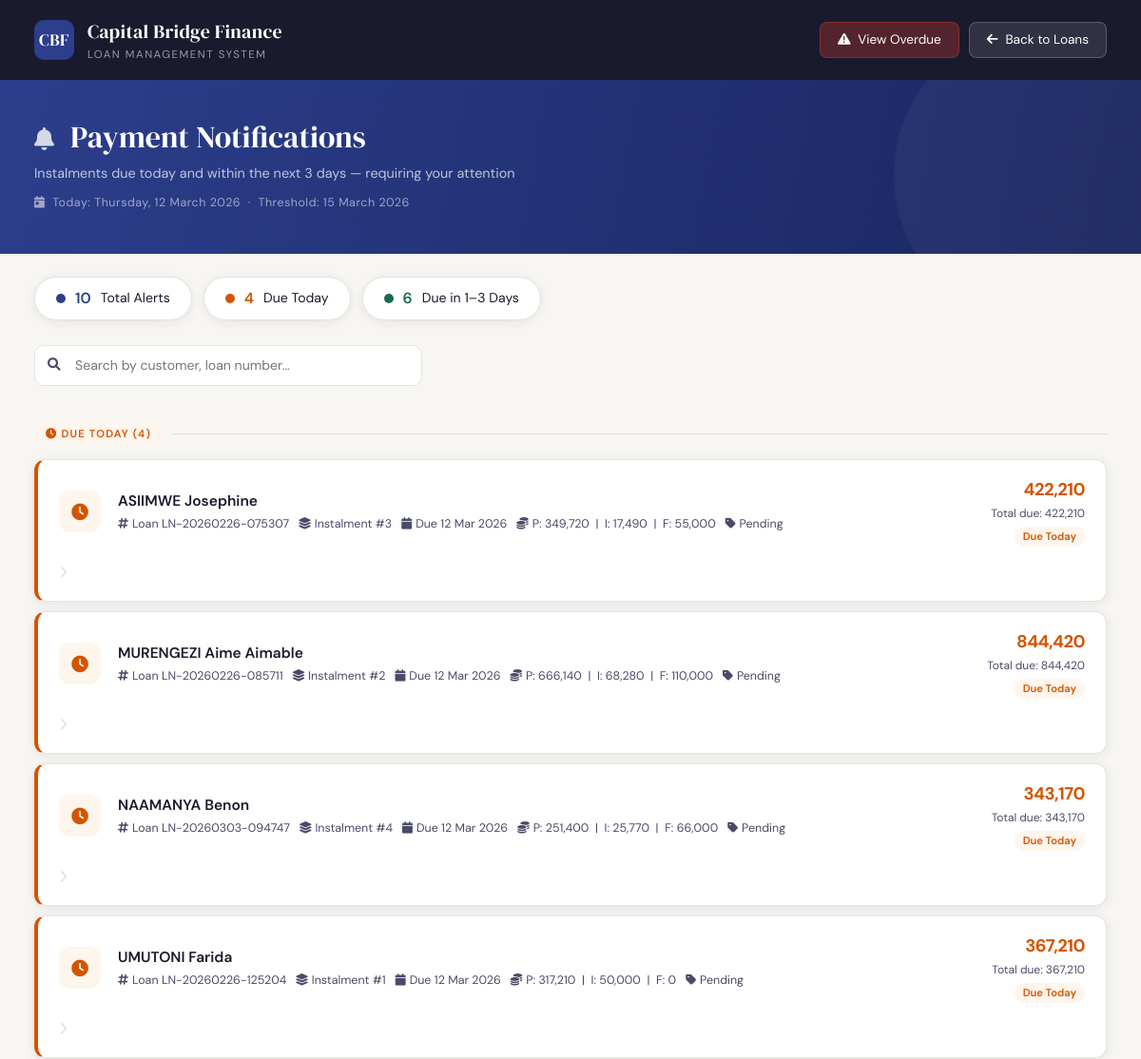
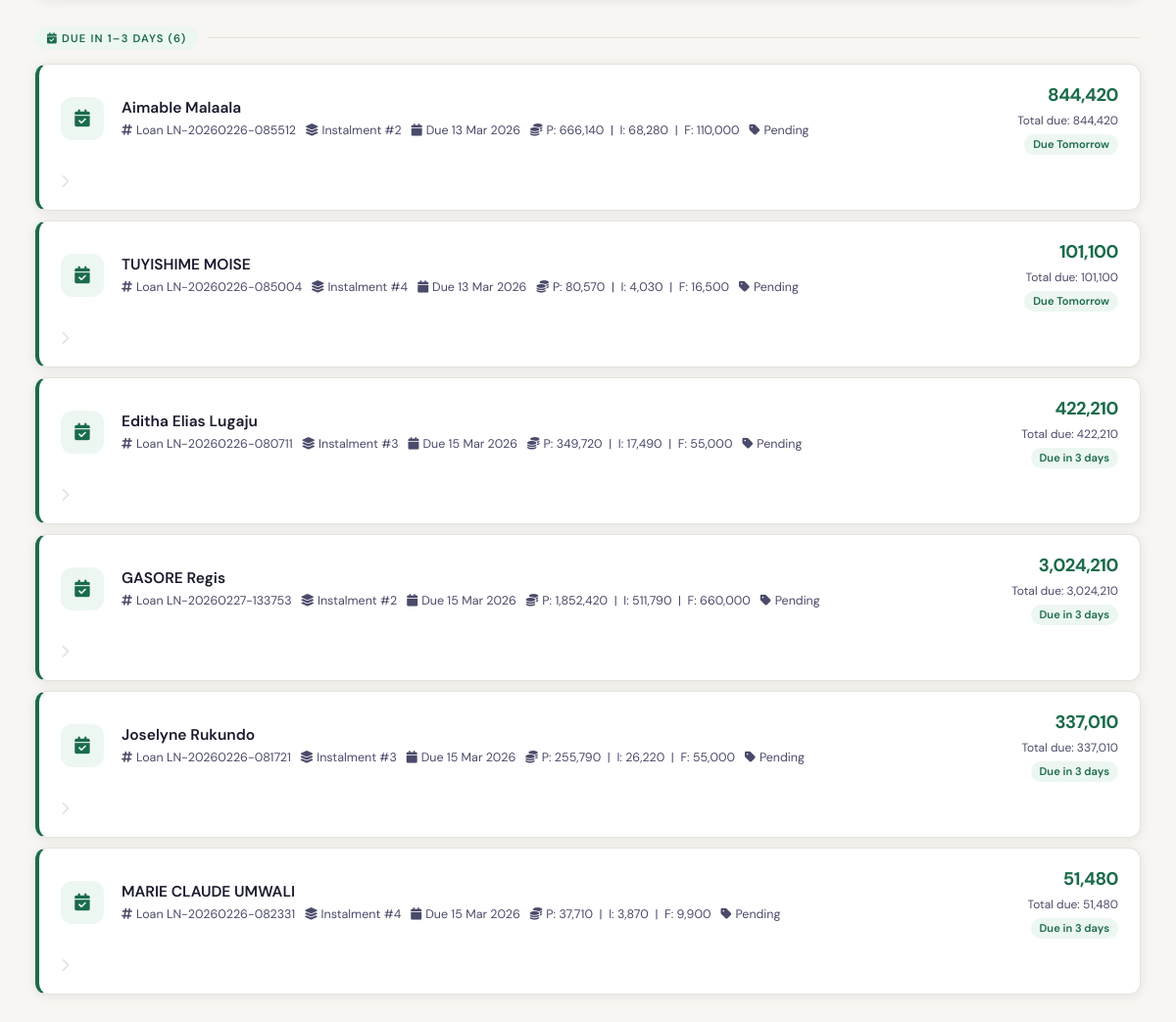
Screenshot of /app.cbfinance.rw/modules/notifications.php with the database file from the repository (2 pictures, top to bottom).
### tables this page shows
CREATE TABLE `loan_instalments` (
  `instalment_id` int(11) NOT NULL,
  `loan_id` int(11) NOT NULL,
  `loan_number` varchar(50) NOT NULL,
  `instalment_number` int(11) NOT NULL,
  `due_date` date NOT NULL,
  `payment_date` date DEFAULT NULL,
  `opening_balance` decimal(15,2) NOT NULL DEFAULT '0.00' COMMENT 'Principal balance at start of period',
  `closing_balance` decimal(15,2) NOT NULL DEFAULT '0.00' COMMENT 'Principal balance at end of period',
  `principal_amount` decimal(15,2) NOT NULL DEFAULT '0.00' COMMENT 'Principal portion of payment',
  `interest_amount` decimal(15,2) NOT NULL DEFAULT '0.00' COMMENT 'Interest portion of payment',
  `management_fee` decimal(15,2) NOT NULL DEFAULT '0.00' COMMENT 'Management fee for this instalment',
  `total_payment` decimal(15,2) NOT NULL DEFAULT '0.00' COMMENT 'Total payment required (principal + interest + mgmt fee)',
  `paid_amount` decimal(15,2) NOT NULL DEFAULT '0.00' COMMENT 'Amount actually paid',
  `principal_paid` decimal(15,2) NOT NULL DEFAULT '0.00',
  `interest_paid` decimal(15,2) NOT NULL DEFAULT '0.00',
  `management_fee_paid` decimal(15,2) NOT NULL DEFAULT '0.00',
  `balance_remaining` decimal(15,2) NOT NULL DEFAULT '0.00' COMMENT 'Unpaid portion of this instalment',
  `days_overdue` int(11) NOT NULL DEFAULT '0',
  `penalty_amount` decimal(15,2) NOT NULL DEFAULT '0.00',
  `penalty_paid` decimal(15,2) NOT NULL DEFAULT '0.00',
  `status` enum('Pending','Partially Paid','Fully Paid','Overdue') NOT NULL DEFAULT 'Pending',
  `created_by` int(11) NOT NULL,
  `created_at` timestamp NOT NULL DEFAULT CURRENT_TIMESTAMP,
  `updated_at` timestamp NOT NULL DEFAULT CURRENT_TIMESTAMP ON UPDATE CURRENT_TIMESTAMP,
  `overdue_ledger_recorded` tinyint(1) DEFAULT '0',
  `ninety_day_recorded` tinyint(1) DEFAULT '0',
  `monitoring_fee_net` decimal(15,2) DEFAULT '0.00',
  `monitoring_fee_vat` decimal(15,2) DEFAULT '0.00',
  `monitoring_fee_total` decimal(15,2) DEFAULT '0.00',
  `provision_calculated` tinyint(1) DEFAULT '0',
  `provision_amount` decimal(15,2) DEFAULT '0.00',
  `provision_date` date DEFAULT NULL,
  `suspension_recorded` tinyint(1) DEFAULT '0'
);

CREATE TABLE `customers` (
  `customer_id` int(11) NOT NULL,
  `customer_code` varchar(50) NOT NULL,
  `customer_name` varchar(255) NOT NULL,
  `birth_place` text,
  `id_number` varchar(50) NOT NULL,
  `account_number` varchar(50) DEFAULT NULL,
  `occupation` varchar(100) DEFAULT NULL,
  `gender` enum('Male','Female','Other') DEFAULT 'Male',
  `date_of_birth` date DEFAULT NULL,
  `phone` varchar(20) NOT NULL,
  `email` varchar(120) DEFAULT NULL,
  `organization` varchar(150) DEFAULT 'Capital Bridge Finance',
  `father_name` varchar(150) DEFAULT NULL,
  `mother_name` varchar(150) DEFAULT NULL,
  `marriage_type` enum('Single','Married','Divorced') DEFAULT 'Single',
  `spouse` varchar(150) DEFAULT NULL,
  `spouse_id` varchar(50) DEFAULT NULL,
  `spouse_occupation` varchar(100) DEFAULT NULL,
  `spouse_phone` varchar(20) DEFAULT NULL,
  `address` text,
  `location` text,
  `project` varchar(150) DEFAULT NULL,
  `project_location` varchar(150) DEFAULT NULL,
  `caution_location` varchar(150) DEFAULT NULL,
  `loan_type` varchar(50) DEFAULT NULL,
  `created_by` varchar(100) DEFAULT 'admin',
  `created_at` datetime DEFAULT CURRENT_TIMESTAMP,
  `updated_at` datetime DEFAULT CURRENT_TIMESTAMP ON UPDATE CURRENT_TIMESTAMP,
  `is_active` tinyint(1) DEFAULT '1',
  `status` varchar(50) DEFAULT 'Approved',
  `doc_id` varchar(255) DEFAULT NULL COMMENT 'National ID Path',
  `doc_contract` varchar(255) DEFAULT NULL COMMENT 'Work Contract Path',
  `doc_statement` varchar(255) DEFAULT NULL COMMENT 'Bank Statement Path',
  `doc_payslip` varchar(255) DEFAULT NULL COMMENT 'Payslip Path',
  `doc_marital` varchar(255) DEFAULT NULL COMMENT 'Marital Status Cert Path',
  `doc_rdb` varchar(255) DEFAULT NULL COMMENT 'RDB Certificate Path',
  `has_guarantor` enum('Yes','No') DEFAULT 'No',
  `guarantor_name` varchar(150) DEFAULT NULL,
  `guarantor_id` varchar(50) DEFAULT NULL,
  `guarantor_phone` varchar(20) DEFAULT NULL,
  `guarantor_occupation` varchar(100) DEFAULT NULL,
  `tin_number` varchar(20) DEFAULT NULL,
  `risk_rating` varchar(50) DEFAULT NULL,
  `current_balance` decimal(15,2) DEFAULT '0.00',
  `total_loans` decimal(15,2) DEFAULT '0.00',
  `total_paid` decimal(15,2) DEFAULT '0.00',
  `rejection_reason` text,
  `correction_fields` text,
  `admin_note` text,
  `client_resubmitted` tinyint(1) DEFAULT '0',
  `resubmitted_fields` text,
  `total_disbursed` decimal(15,2) NOT NULL DEFAULT '0.00',
  `total_outstanding` decimal(15,2) NOT NULL DEFAULT '0.00',
  `last_loan_date` date DEFAULT NULL,
  `record_date` datetime NOT NULL DEFAULT CURRENT_TIMESTAMP
);

CREATE TABLE `loan_portfolio` (
  `loan_id` int(11) NOT NULL,
  `customer_id` int(11) NOT NULL,
  `loan_number` varchar(50) NOT NULL,
  `loan_amount` decimal(15,2) NOT NULL DEFAULT '0.00' COMMENT 'Principal amount given to customer',
  `management_fee_rate` decimal(5,2) NOT NULL DEFAULT '5.50' COMMENT 'Management fee percentage (5.5%)',
  `management_fee_amount` decimal(15,2) NOT NULL DEFAULT '0.00' COMMENT 'Management fee (5.5% of loan amount)',
  `total_disbursed` decimal(15,2) NOT NULL DEFAULT '0.00' COMMENT 'Loan amount + Management fee',
  `interest_rate` decimal(5,2) NOT NULL COMMENT 'Monthly interest rate percentage',
  `number_of_instalments` int(11) NOT NULL,
  `disbursement_date` date NOT NULL,
  `maturity_date` date NOT NULL,
  `total_interest` decimal(15,2) NOT NULL DEFAULT '0.00' COMMENT 'Sum of all interest payments',
  `total_management_fees` decimal(15,2) NOT NULL DEFAULT '0.00' COMMENT 'Total management fees across all instalments',
  `total_payment` decimal(15,2) NOT NULL DEFAULT '0.00' COMMENT 'Total to be paid (principal + interest + mgmt fees)',
  `monthly_payment` decimal(15,2) NOT NULL DEFAULT '0.00' COMMENT 'Fixed monthly payment amount (after 1st instalment)',
  `principal_outstanding` decimal(15,2) NOT NULL DEFAULT '0.00' COMMENT 'Remaining principal balance',
  `interest_outstanding` decimal(15,2) NOT NULL DEFAULT '0.00' COMMENT 'Remaining interest to be paid',
  `total_outstanding` decimal(15,2) NOT NULL DEFAULT '0.00' COMMENT 'Total remaining balance',
  `total_paid` decimal(15,2) NOT NULL DEFAULT '0.00',
  `total_principal_paid` decimal(15,2) NOT NULL DEFAULT '0.00',
  `total_interest_paid` decimal(15,2) NOT NULL DEFAULT '0.00',
  `total_management_fees_paid` decimal(15,2) NOT NULL DEFAULT '0.00',
  `accrued_interest` decimal(15,2) NOT NULL DEFAULT '0.00',
  `accrued_days` int(11) NOT NULL DEFAULT '0',
  `accrued_management_fees` decimal(15,2) NOT NULL DEFAULT '0.00',
  `deferred_management_fees` decimal(15,2) NOT NULL DEFAULT '0.00',
  `days_overdue` int(11) NOT NULL DEFAULT '0',
  `penalties` decimal(15,2) NOT NULL DEFAULT '0.00',
  `cash_amount` decimal(15,2) NOT NULL DEFAULT '0.00',
  `bank_amount` decimal(15,2) NOT NULL DEFAULT '0.00',
  `collateral_type` varchar(50) DEFAULT NULL,
  `collateral_description` text,
  `collateral_value` decimal(15,2) DEFAULT '0.00',
  `collateral_net_value` decimal(15,2) DEFAULT '0.00',
  `provisional_rate` decimal(5,2) NOT NULL DEFAULT '1.00',
  `general_provision` decimal(15,2) NOT NULL DEFAULT '0.00',
  `net_book_value` decimal(15,2) NOT NULL DEFAULT '0.00',
  `loan_status` varchar(100) DEFAULT NULL,
  `created_by` int(11) NOT NULL,
  `created_at` timestamp NOT NULL DEFAULT CURRENT_TIMESTAMP,
  `updated_at` timestamp NOT NULL DEFAULT CURRENT_TIMESTAMP ON UPDATE CURRENT_TIMESTAMP,
  `last_provision_date` date DEFAULT NULL,
  `record_date` date DEFAULT NULL,
  `deduct_fee_from_disbursed` decimal(50,6) DEFAULT NULL,
  `is_topup` tinyint(1) NOT NULL DEFAULT '0',
  `topup_type` enum('increasing','decreasing') DEFAULT NULL
);

### app.cbfinance.rw/modules/notifications.php (the view, shortened to what this page needs)
<?php
$notifications  = [];
$today          = new DateTime();
$today->setTime(0, 0, 0);
$threshold_date = (clone $today)->modify('+3 days');
try {
    $conn = getConnection();
    $query = "
        SELECT
            li.instalment_id,
            li.loan_id,
            li.instalment_number,
            li.due_date,
            li.opening_balance,
            li.closing_balance,
            li.principal_amount,
            li.interest_amount,
            li.management_fee,
            li.total_payment,
            li.paid_amount,
            li.balance_remaining,
            li.status,
            li.days_overdue,
            lp.loan_number,
            lp.loan_status,
            c.customer_name,
            c.customer_code
        FROM loan_instalments li
        LEFT JOIN loan_portfolio lp ON li.loan_id = lp.loan_id
        LEFT JOIN customers c ON lp.customer_id = c.customer_id
        WHERE li.status NOT IN ('Fully Paid')
          AND li.due_date >= CURDATE()
          AND li.due_date <= ?
        ORDER BY li.due_date ASC, c.customer_name ASC
    ";
    $threshold_str = $threshold_date->format('Y-m-d');
    $stmt = $conn->prepare($query);
    $stmt->bind_param("s", $threshold_str);
    $stmt->execute();
    $result = $stmt->get_result();
    $notifications = $result->fetch_all(MYSQLI_ASSOC);
} catch (Exception $e) {
    $error_message = "Error: " . $e->getMessage();
    error_log("notifications.php error: " . $e->getMessage());
}
$due_today = [];
$due_soon  = [];
foreach ($notifications as $n) {
    $due = new DateTime($n['due_date']);
    $due->setTime(0, 0, 0);
    $diff = $today->diff($due);
    $days = (int)$diff->days;
    if ($days === 0) {
        $n['_days_diff'] = 0;
        $due_today[] = $n;
    } else {
        $n['_days_diff'] = $days;
        $due_soon[] = $n;
    }
}
$total_count = count($notifications);
?>
<!DOCTYPE html>
<html lang="en">
<head>
    <link href="https://cdn.jsdelivr.net/npm/bootstrap@5.1.3/dist/css/bootstrap.min.css" rel="stylesheet">
    <link rel="stylesheet" href="https://cdnjs.cloudflare.com/ajax/libs/font-awesome/6.0.0/css/all.min.css">
</head>
<body>
<div class="topbar">
    <div class="topbar-brand">
        <div class="logo-mark">CBF</div>
        <div>
            <div class="brand-name">Capital Bridge Finance</div>
            <div class="brand-sub">Loan Management System</div>
        </div>
    </div>
    <div class="topbar-actions">
        <a href="?page=overdue" class="btn-nav btn-overdue">
            <i class="fas fa-exclamation-triangle me-1"></i> View Overdue
        </a>
        <a href="index.php?page=loans" class="btn-nav">
            <i class="fas fa-arrow-left me-1"></i> Back to Loans
        </a>
    </div>
</div>
<div class="hero-strip">
    <div class="hero-title">
        <i class="fas fa-bell" style="font-size:1.5rem;opacity:.8;margin-right:10px;"></i>
        Payment Notifications
    </div>
    <p class="hero-sub">Instalments due today and within the next 3 days — requiring your attention</p>
    <p class="hero-date">
        <i class="fas fa-calendar-day me-1"></i>
        Today: <?php echo $today->format('l, d F Y'); ?>
        &nbsp;·&nbsp;
        Threshold: <?php echo $threshold_date->format('d F Y'); ?>
    </p>
</div>
<div class="stat-row">
    <div class="stat-pill pill-all">
        <div class="pill-dot"></div>
        <span class="pill-count"><?php echo $total_count; ?></span>
        <span>Total Alerts</span>
    </div>
    <div class="stat-pill pill-warn">
        <div class="pill-dot"></div>
        <span class="pill-count"><?php echo count($due_today); ?></span>
        <span>Due Today</span>
    </div>
    <div class="stat-pill pill-ok">
        <div class="pill-dot"></div>
        <span class="pill-count"><?php echo count($due_soon); ?></span>
        <span>Due in 1–3 Days</span>
    </div>
</div>
<div class="search-wrap">
    <div class="search-wrap-inner">
        <input type="text" class="search-input" id="searchInput"
               placeholder="Search by customer, loan number…" oninput="filterCards()">
    </div>
</div>
<div class="content-area">
    <?php
    function renderCard(array $n, string $cardClass, string $dayLabel): string {
        $balance   = number_format(floatval($n['balance_remaining']), 0);
        $total     = number_format(floatval($n['total_payment']), 0);
        $principal = number_format(floatval($n['principal_amount']), 0);
        $interest  = number_format(floatval($n['interest_amount']), 0);
        $fee       = number_format(floatval($n['management_fee']), 0);
        $dueDate   = date('d M Y', strtotime($n['due_date']));
        $status    = htmlspecialchars($n['status']);
        $customer  = htmlspecialchars($n['customer_name'] ?? 'N/A');
        $loanNum   = htmlspecialchars($n['loan_number'] ?? 'N/A');
        $loanId    = intval($n['loan_id']);
        $instNum   = intval($n['instalment_number']);
        $icons = [
            'card-warn' => 'fa-clock',
            'card-ok'   => 'fa-calendar-check',
        ];
        $ico = $icons[$cardClass] ?? 'fa-bell';
        return <<<HTML
        <a href="index.php?page=recordpayment&loan_id={$loanId}"
           class="notif-card {$cardClass} notif-searchable"
           title="Click to process payment — Loan ID: {$loanId}">
            <div class="notif-icon"><i class="fas {$ico}"></i></div>
            <div class="notif-body">
                <div class="notif-customer">{$customer}</div>
                <div class="notif-meta">
                    <span><i class="fas fa-hashtag"></i> Loan {$loanNum}</span>
                    <span><i class="fas fa-layer-group"></i> Instalment #{$instNum}</span>
                    <span><i class="fas fa-calendar"></i> Due {$dueDate}</span>
                    <span title="Principal / Interest / Fee">
                        <i class="fas fa-coins"></i> P: {$principal} &nbsp;|&nbsp; I: {$interest} &nbsp;|&nbsp; F: {$fee}
                    </span>
                    <span><i class="fas fa-tag"></i> {$status}</span>
                </div>
            </div>
            <div class="notif-amounts">
                <div class="notif-balance">{$balance}</div>
                <div class="notif-total">Total due: {$total}</div>
                <div class="notif-badge">{$dayLabel}</div>
            </div>
            <div class="chevron-ico"><i class="fas fa-chevron-right"></i></div>
        </a>
HTML;
    }
    ?>
    <?php if (!empty($due_today)): ?>
    <div class="section-label lbl-warn">
        <div class="label-pill">
            <i class="fas fa-clock me-1"></i>Due Today (<?php echo count($due_today); ?>)
        </div>
        <div class="label-line"></div>
    </div>
    <?php foreach ($due_today as $n):
        echo renderCard($n, 'card-warn', 'Due Today');
    endforeach; ?>
    <?php endif; ?>
    <?php if (!empty($due_soon)): ?>
    <div class="section-label lbl-ok">
        <div class="label-pill">
            <i class="fas fa-calendar-check me-1"></i>Due in 1–3 Days (<?php echo count($due_soon); ?>)
        </div>
        <div class="label-line"></div>
    </div>
    <?php foreach ($due_soon as $n):
        $diff  = $n['_days_diff'];
        $label = $diff === 1 ? 'Due Tomorrow' : 'Due in ' . $diff . ' days';
        echo renderCard($n, 'card-ok', $label);
    endforeach; ?>
    <?php endif; ?>
</div>
</body>
</html>

### rows the page displays
loan_instalments: customers.customer_name "ASIIMWE Josephine", loan.loan_number "LN-20260226-075307", instalment_number "3", due_date "12 Mar 2026", principal_amount "349,720", interest_amount "17,490", management_fee "55,000", status "Pending", balance_remaining "422,210", total_payment "422,210", dayLabel "Due Today"
loan_instalments: customers.customer_name "MURENGEZI Aime Aimable", loan.loan_number "LN-20260226-085711", instalment_number "2", due_date "12 Mar 2026", principal_amount "666,140", interest_amount "68,280", management_fee "110,000", status "Pending", balance_remaining "844,420", total_payment "844,420", dayLabel "Due Today"
loan_instalments: customers.customer_name "NAAMANYA Benon", loan.loan_number "LN-20260303-094747", instalment_number "4", due_date "12 Mar 2026", principal_amount "251,400", interest_amount "25,770", management_fee "66,000", status "Pending", balance_remaining "343,170", total_payment "343,170", dayLabel "Due Today"
loan_instalments: customers.customer_name "UMUTONI Farida", loan.loan_number "LN-20260226-125204", instalment_number "1", due_date "12 Mar 2026", principal_amount "317,210", interest_amount "50,000", management_fee "0", status "Pending", balance_remaining "367,210", total_payment "367,210", dayLabel "Due Today"
loan_instalments: customers.customer_name "Aimable Malaala", loan.loan_number "LN-20260226-085512", instalment_number "2", due_date "13 Mar 2026", principal_amount "666,140", interest_amount "68,280", management_fee "110,000", status "Pending", balance_remaining "844,420", total_payment "844,420", dayLabel "Due Tomorrow"
loan_instalments: customers.customer_name "TUYISHIME MOISE", loan.loan_number "LN-20260226-085004", instalment_number "4", due_date "13 Mar 2026", principal_amount "80,570", interest_amount "4,030", management_fee "16,500", status "Pending", balance_remaining "101,100", total_payment "101,100", dayLabel "Due Tomorrow"
loan_instalments: customers.customer_name "Editha Elias Lugaju", loan.loan_number "LN-20260226-080711", instalment_number "3", due_date "15 Mar 2026", principal_amount "349,720", interest_amount "17,490", management_fee "55,000", status "Pending", balance_remaining "422,210", total_payment "422,210", instalment_number "Due in 3 days"
loan_instalments: customers.customer_name "GASORE Regis", loan.loan_number "LN-20260227-133753", instalment_number "2", due_date "15 Mar 2026", principal_amount "1,852,420", interest_amount "511,790", management_fee "660,000", status "Pending", balance_remaining "3,024,210", total_payment "3,024,210", dayLabel "Due in 3 days"
loan_instalments: customers.customer_name "Joselyne Rukundo", loan.loan_number "LN-20260226-081721", instalment_number "3", due_date "15 Mar 2026", principal_amount "255,790", interest_amount "26,220", management_fee "55,000", status "Pending", balance_remaining "337,010", total_payment "337,010", instalment_number "Due in 3 days"
loan_instalments: customers.customer_name "MARIE CLAUDE UMWALI", loan.loan_number "LN-20260226-082331", instalment_number "4", due_date "15 Mar 2026", principal_amount "37,710", interest_amount "3,870", management_fee "9,900", status "Pending", balance_remaining "51,480", total_payment "51,480", dayLabel "Due in 3 days"

### other values shown
$threshold_date->format('d F Y') "15 March 2026"
$total_count "10"
count($due_today) "4"
count($due_soon) "6"
